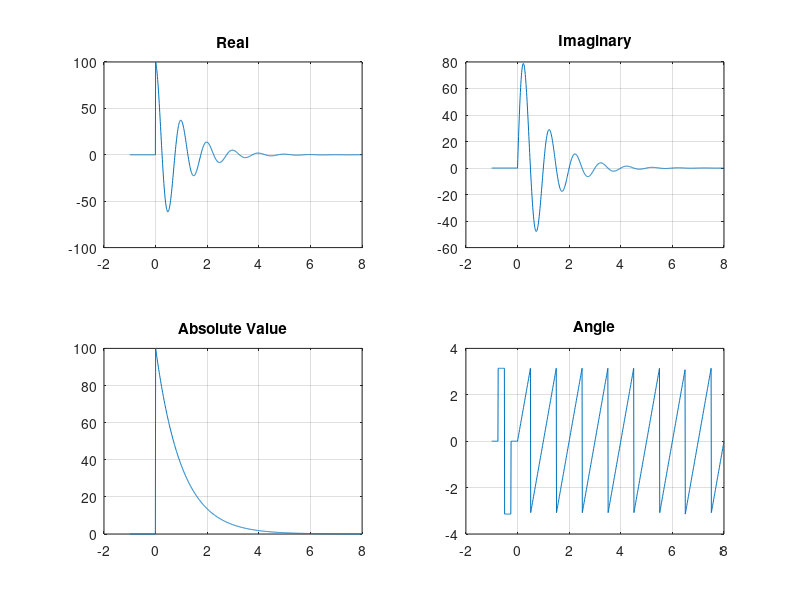

MATLAB code to generate this figure:
t = -1:0.01:8;
s = 100*exp((-1 + 1i*2*pi)*t).*(t >= 0);

figure
subplot(2, 2, 1)
plot(t, real(s))
grid on
title('Real')

subplot(2, 2, 2)
plot(t, imag(s))
grid on
title('Imaginary')

subplot(2, 2, 3)
plot(t, abs(s))
grid on
title('Absolute Value')

subplot(2, 2, 4)
plot(t, angle(s))
grid on
title('Angle')